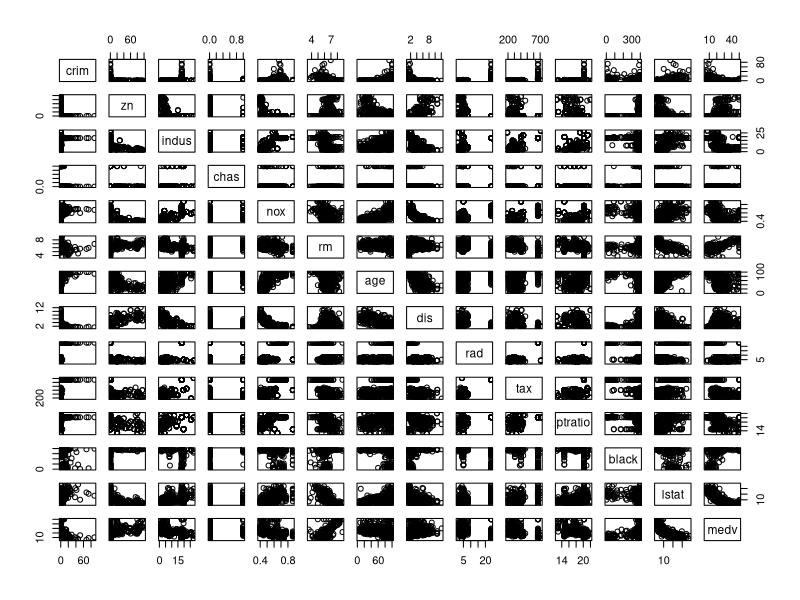
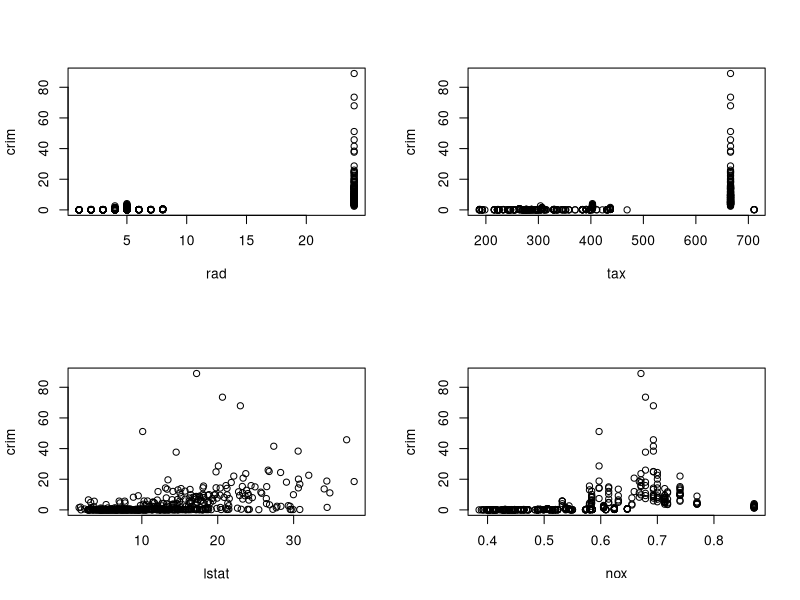
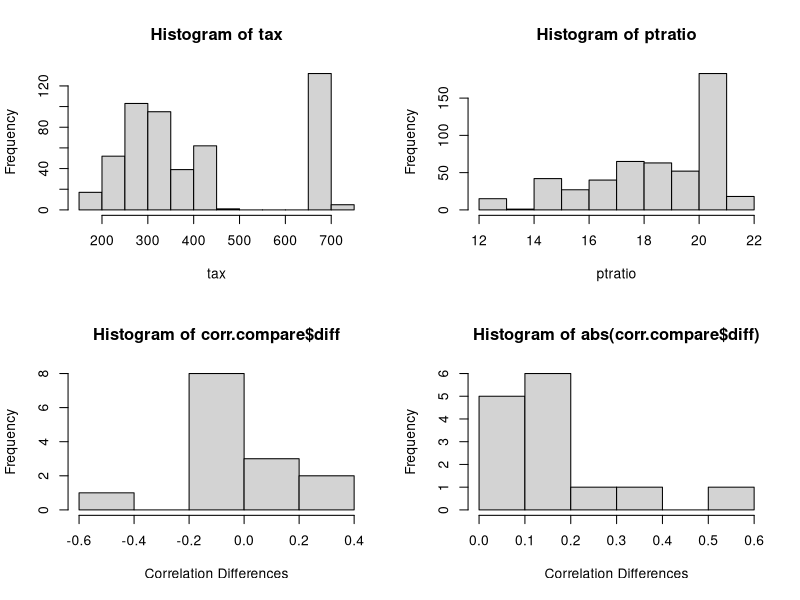
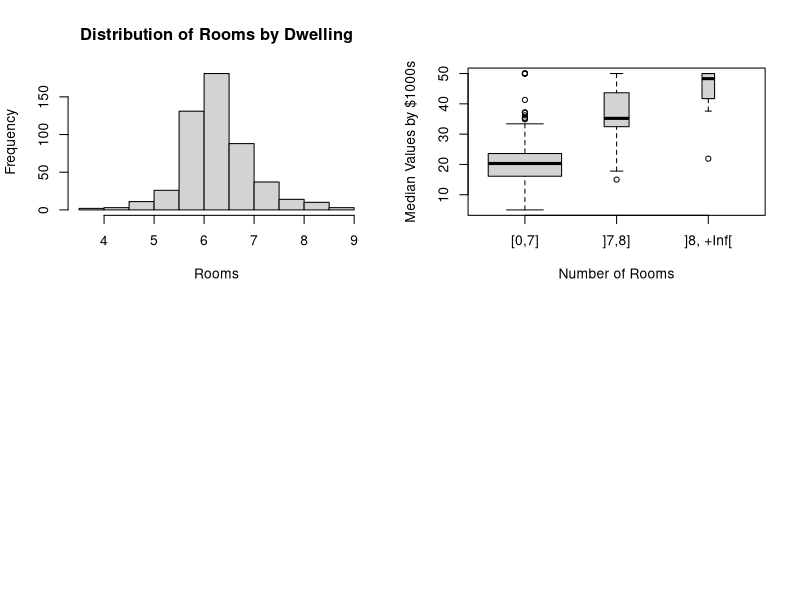

Write R code to recreate these figures, in order.
## ---- chunk 1
knitr::opts_chunk$set(echo = TRUE)
## ---- chunk 2
library(MASS)
## ---- chunk 3
Boston
## ---- chunk 4
?Boston
## ---- chunk 5
dim(Boston)
## ---- chunk 6
str(Boston)
## ---- chunk 7
attach(Boston)
pairs(Boston)
## ---- chunk 8
Boston.corr = cor(Boston)
Boston.corr.crim = Boston.corr[-1,1]
print(
  Boston.corr.crim[order(abs(Boston.corr.crim), decreasing = T)]
)
## ---- chunk 9
par(mfrow=c(2,2))
aux = names(Boston.corr.crim[order(abs(Boston.corr.crim), decreasing = T)][1:4])
for(i in aux){
  plot(get(i), crim, xlab=i)
}
## ---- chunk 10
summary(crim)
## ---- chunk 11
length(crim[crim>30])
## ---- chunk 12
hist(tax)
## ---- chunk 13
length(tax[tax>500])
## ---- chunk 14
hist(ptratio)
## ---- chunk 15
table(chas)
## ---- chunk 16
median(ptratio)
## ---- chunk 17
subs.lw = which(medv<median(medv))
print(subs.lw)
## ---- chunk 18
Boston.corr.subs.lw = cor(Boston[subs.lw, ])
corr.compare = data.frame('lower'=Boston.corr.subs.lw[, "medv"], 'all'=Boston.corr[, "medv"])
corr.compare$diff = corr.compare$lower - corr.compare$all
## ---- chunk 19
hist(corr.compare$diff, xlab="Correlation Differences")
## ---- chunk 20
hist(abs(corr.compare$diff), xlab="Correlation Differences")
## ---- chunk 21
main.diffs = head(corr.compare[order(abs(corr.compare$diff), decreasing = T), ], 5)

print(main.diffs)
## ---- chunk 22
print(rownames(main.diffs))
## ---- chunk 23
hist(rm, main="Distribution of Rooms by Dwelling", xlab="Rooms")
## ---- chunk 24
length(rm[rm>7])
## ---- chunk 25
length(rm[rm>8])
## ---- chunk 26
frm =as.factor(as.character(lapply(rm, function(x) ifelse(x>8, "]8, +Inf[", ifelse(x>7,"]7,8]","[0,7]")))))
plot(frm, medv, varwidth=T, xlab="Number of Rooms", 
     ylab="Median Values by $1000s",
     title="Median Value of Owner-Occupied Homes")
## ---- chunk 27
Boston[rm>8 & medv<30, ]
